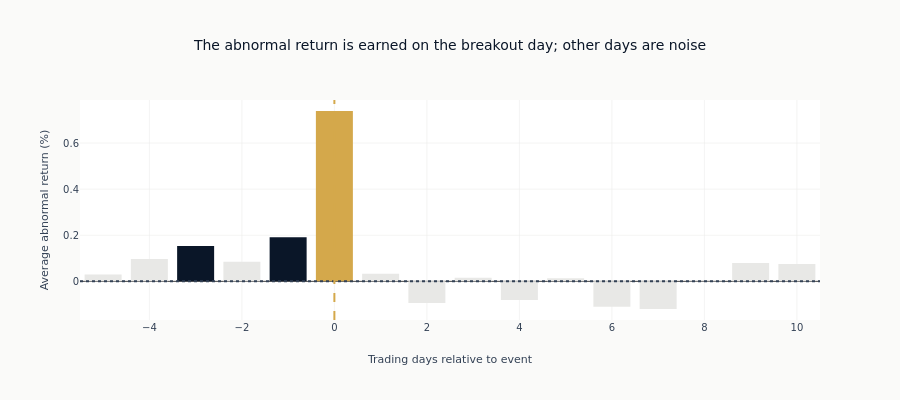

Here is the notebook cell this chart was saved with:
### Markdown cell above
### Daily abnormal returns

Decomposing the CAAR into its per-day contributions shows *where* the abnormal
return is earned. Bars significant at the 5% level (|t| > 1.96) are drawn in the
primary color; insignificant days are muted; the event day is highlighted.

### Code cell
if len(result["daily_aar"]) > 0:
    daily_aar = result["daily_aar"]

    days = daily_aar["day"].to_list()
    aar_pct = (daily_aar["aar"] * 100).to_list()
    t_stats = daily_aar["t_stat"].to_list()

    # Color by significance; highlight the event day
    bar_colors = [
        COLORS["amber"] if d == 0 else (COLORS["blue"] if abs(t) > 1.96 else COLORS["silver_muted"])
        for d, t in zip(days, t_stats, strict=True)
    ]

    fig = go.Figure()
    fig.add_trace(go.Bar(x=days, y=aar_pct, marker_color=bar_colors, name="AAR"))
    fig.add_hline(y=0, line_dash="dot", line_color=COLORS["neutral"])
    fig.add_vline(x=0, line_dash="dash", line_color=COLORS["amber"])

    fig.update_layout(
        title="The abnormal return is earned on the breakout day; other days are noise",
        xaxis_title="Trading days relative to event",
        yaxis_title="Average abnormal return (%)",
        height=400,
    )

    fig.show()

### Figure 1 — Plotly figure (JSON) as saved in the notebook; plotly's stock layout.template omitted (floating-point values rounded to 4 significant figures)
{"data": [{"marker": {"color": ["#e8e8e6", "#e8e8e6", "#0a1628", "#e8e8e6", "#0a1628", "#D4A84B", "#e8e8e6", "#e8e8e6", "#e8e8e6", "#e8e8e6", "#e8e8e6", "#e8e8e6", "#e8e8e6", "#e8e8e6", "#e8e8e6", "#e8e8e6"]}, "name": "AAR", "type": "bar", "x": [-5, -4, -3, -2, -1, 0, 1, 2, 3, 4, 5, 6, 7, 8, 9, 10], "y": [0.02956, 0.09737, 0.153, 0.08486, 0.1909, 0.739, 0.03327, -0.09424, 0.01519, -0.08032, 0.01309, -0.1096, -0.1198, 0.001151, 0.08012, 0.07543]}], "layout": {"height": 400, "shapes": [{"line": {"color": "#334155", "dash": "dot"}, "type": "line", "x0": 0, "x1": 1, "xref": "x domain", "y0": 0, "y1": 0, "yref": "y"}, {"line": {"color": "#D4A84B", "dash": "dash"}, "type": "line", "x0": 0, "x1": 0, "xref": "x", "y0": 0, "y1": 1, "yref": "y domain"}], "title": {"text": "The abnormal return is earned on the breakout day; other days are noise"}, "xaxis": {"title": {"text": "Trading days relative to event"}}, "yaxis": {"title": {"text": "Average abnormal return (%)"}}}}
